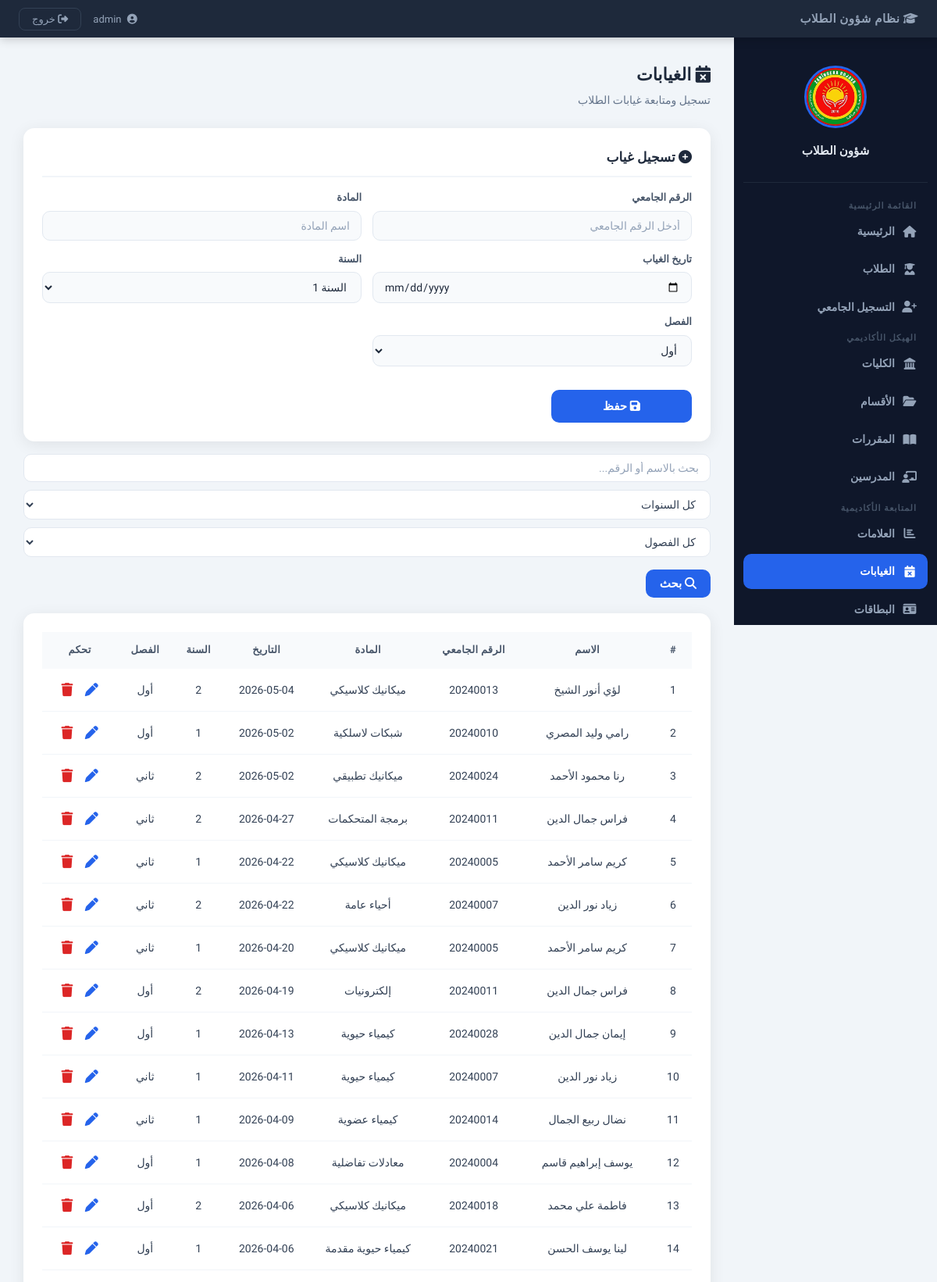
Page /?page=absences (signed in, upper part) on the committed database.
### tables this page shows
CREATE TABLE absences (
    id           INTEGER PRIMARY KEY AUTOINCREMENT,
    student_id   INTEGER NOT NULL,
    subject      TEXT    NOT NULL,
    absence_date TEXT    NOT NULL,
    year         TEXT    NOT NULL,
    semester     TEXT    NOT NULL,
    created_at   TEXT    DEFAULT (datetime('now')),
    FOREIGN KEY (student_id) REFERENCES students(id) ON DELETE CASCADE
);

CREATE TABLE students (
    id            INTEGER PRIMARY KEY AUTOINCREMENT,
    university_id TEXT    NOT NULL UNIQUE,
    name          TEXT    NOT NULL,
    faculty       TEXT,
    department    TEXT,
    birth_place   TEXT,
    birth_date    TEXT,
    address       TEXT,
    phone         TEXT,
    mother_name   TEXT,
    father_name   TEXT,
    gender        TEXT    DEFAULT 'ذكر',
    status        TEXT    DEFAULT 'active',
    image         TEXT,
    created_at    TEXT    DEFAULT (datetime('now')),
    updated_at    TEXT    DEFAULT (datetime('now'))
);

### app/Core/Database.php (called while the page is built, shortened)
<?php
class Database
{
    private static ?PDO $instance = null;
    public static function getInstance(): PDO
    {
        if (self::$instance === null) {
            if (DB_DRIVER === 'sqlite') {
                $pdo = new PDO('sqlite:' . DB_PATH);
                $pdo->exec('PRAGMA foreign_keys = ON;');
            } elseif (DB_DRIVER === 'mysql') {
                $dsn = "mysql:host=" . DB_HOST . ";dbname=" . DB_NAME . ";charset=" . DB_CHARSET;
                $pdo = new PDO($dsn, DB_USER, DB_PASS);
            } else {
                throw new RuntimeException('DB_DRIVER غير مدعوم');
            }
            $pdo->setAttribute(PDO::ATTR_ERRMODE,            PDO::ERRMODE_EXCEPTION);
            $pdo->setAttribute(PDO::ATTR_DEFAULT_FETCH_MODE, PDO::FETCH_ASSOC);
            self::$instance = $pdo;
        }
        return self::$instance;
    }
}

### app/Core/BaseModel.php (called while the page is built, shortened)
<?php
abstract class BaseModel
{
    public function __construct()
    {
        $this->db = Database::getInstance();
    }
}

### app/Models/Absence.php (called while the page is built, shortened)
<?php
class Absence extends BaseModel
{
    public function allWithStudent(string $q = '', string $year = '', string $sem = ''): array
    {
        $where = ['1=1'];
        $p     = [];
        $s = $this->db->prepare(
            "SELECT a.*, s.name AS student_name, s.university_id
             FROM absences a JOIN students s ON a.student_id = s.id
             WHERE " . implode(' AND ', $where) . "
             ORDER BY a.absence_date DESC"
        );
        $s->execute($p);
        return $s->fetchAll();
    }
}

### views/pages/absences.php (the view, shortened to what this page needs)
<?php
$absences = $data['absences'] ?? [];
$q        = htmlspecialchars($_GET['q']        ?? '');
?>
<div class="page-header">
  <h1><i class="fa-solid fa-calendar-xmark"></i> الغيابات</h1>
  <p>تسجيل ومتابعة غيابات الطلاب</p>
</div>
<div class="card">
  <h3><i class="fa-solid fa-plus-circle"></i> تسجيل غياب</h3>
  <form method="POST" action="/std_1_student_manager/controllers/router.php">
    <div class="form-grid">
      <div class="form-group">
        <label>الرقم الجامعي</label>
        <input type="text" name="university_id" placeholder="أدخل الرقم الجامعي" required>
      </div>
      <div class="form-group">
        <label>المادة</label>
        <input type="text" name="subject" placeholder="اسم المادة" required>
      </div>
      <div class="form-group">
        <label>تاريخ الغياب</label>
        <input type="date" name="absence_date" required>
      </div>
      <div class="form-group">
        <label>السنة</label>
        <select name="year">
          <option value="1">السنة 1</option>
        </select>
      </div>
      <div class="form-group">
        <label>الفصل</label>
        <select name="semester">
          <option value="أول">أول</option>
        </select>
      </div>
    </div>
    <br>
    <button type="submit" class="btn-submit" style="max-width:180px;">
      <i class="fa-solid fa-floppy-disk"></i> حفظ
    </button>
  </form>
</div>
<form method="GET" class="filters-bar" style="margin-top:16px;">
  <input type="text" name="q" value="<?= $q ?>" placeholder="بحث بالاسم أو الرقم...">
  <select name="year">
    <option value="">كل السنوات</option>
  </select>
  <select name="semester">
    <option value="">كل الفصول</option>
  </select>
  <button type="submit" class="btn-submit" style="width:auto; padding:9px 18px;">
    <i class="fa-solid fa-magnifying-glass"></i> بحث
  </button>
</form>
<div class="card">
  <div class="table-wrapper">
    <table>
      <thead>
        <tr>
          <th>#</th>
          <th>الاسم</th>
          <th>الرقم الجامعي</th>
          <th>المادة</th>
          <th>التاريخ</th>
          <th>السنة</th>
          <th>الفصل</th>
          <th>تحكم</th>
        </tr>
      </thead>
      <tbody>
        <?php if (empty($absences)): ?>
          <tr><td colspan="8" style="color:#94a3b8; padding:30px;">لا توجد غيابات مسجلة</td></tr>
        <?php else: ?>
          <?php foreach ($absences as $i => $a): ?>
          <tr>
            <td><?= $i + 1 ?></td>
            <td><?= htmlspecialchars($a['student_name']) ?></td>
            <td><?= htmlspecialchars($a['university_id']) ?></td>
            <td><?= htmlspecialchars($a['subject']) ?></td>
            <td><?= htmlspecialchars($a['absence_date']) ?></td>
            <td><?= htmlspecialchars($a['year']) ?></td>
            <td><?= htmlspecialchars($a['semester']) ?></td>
            <td>
              <button class="edit-btn"
                      onclick="openAbsenceEdit(<?= htmlspecialchars(json_encode($a)) ?>)"
                      title="تعديل">
                <i class="fa-solid fa-pen"></i>
              </button>
              <form method="POST" action="/std_1_student_manager/controllers/router.php"
                    style="display:inline"
                    onsubmit="return confirm('حذف هذا الغياب؟')">
                <button type="submit" class="delete-btn" title="حذف">
                  <i class="fa-solid fa-trash"></i>
                </button>
              </form>
            </td>
          </tr>
          <?php endforeach; ?>
        <?php endif; ?>
      </tbody>
    </table>
  </div>
</div>

### assets/css/main.css (style rules this page uses)
:root { --primary: #2563eb; --primary-dk: #1d4ed8; --dark: #0f172a; --sidebar-w: 260px; --header-h: 48px; --radius: 14px; --shadow: 0 4px 20px rgba(0,0,0,.08); --font: 'Cairo', 'Segoe UI', Tahoma, sans-serif; }
*, *::before, *::after { box-sizing: border-box; margin: 0; padding: 0; }
body { font-family: var(--font); background: #f1f5f9; color: var(--dark); font-size: 15px; line-height: 1.6; }
.card { background: white; padding: 24px; border-radius: var(--radius); box-shadow: var(--shadow); margin-top: 20px; }
.card h3 { font-size: 17px; font-weight: 700; color: #1e293b; margin-bottom: 16px; padding-bottom: 10px; border-bottom: 2px solid #f1f5f9; }
.table-wrapper { overflow-x: auto; }
table { width: 100%; border-collapse: collapse; font-size: 14px; }
thead tr { background: #f8fafc; }
th { padding: 13px 14px; text-align: center; color: #475569; font-weight: 700; font-size: 13px; text-transform: uppercase; letter-spacing: .3px; white-space: nowrap; }
td { padding: 12px 14px; text-align: center; border-bottom: 1px solid #f1f5f9; color: #334155; }
button { font-family: var(--font); cursor: pointer; }
.edit-btn { background: none; border: none; font-size: 17px; cursor: pointer; padding: 5px 6px; border-radius: 6px; color: #2563eb; transition: background .15s; width: auto; }
.delete-btn { background: none; border: none; font-size: 17px; cursor: pointer; padding: 5px 6px; border-radius: 6px; color: #dc2626; transition: background .15s; width: auto; }
.page-header { margin-bottom: 24px; }
.page-header h1 { font-size: 22px; font-weight: 700; color: #1e293b; }
.page-header p { color: #64748b; font-size: 14px; margin-top: 4px; }
.filters-bar { display: flex; flex-wrap: wrap; gap: 10px; margin-bottom: 16px; align-items: center; }
.filters-bar input, .filters-bar select { padding: 9px 14px; border: 1px solid #e2e8f0; border-radius: 10px; font-family: var(--font); font-size: 14px; background: white; color: #334155; outline: none; transition: border-color .2s; margin-bottom: 0; }

### assets/css/forms.css (style rules this page uses)
.form-grid { display: grid; grid-template-columns: 1fr 1fr; gap: 14px; }
.form-group { display: flex; flex-direction: column; gap: 6px; }
.form-group label { font-size: 13px; font-weight: 600; color: #475569; }
input, select, textarea { width: 100%; padding: 10px 14px; border: 1px solid #e2e8f0; border-radius: 10px; font-family: var(--font); font-size: 14px; color: #1e293b; background: #f8fafc; outline: none; transition: border-color .2s, box-shadow .2s; margin-bottom: 0; }
input::placeholder { color: #94a3b8; }
.btn-submit { width: 100%; padding: 12px; background: var(--primary); color: white; border: none; border-radius: 10px; font-size: 15px; font-weight: 700; font-family: var(--font); cursor: pointer; transition: .2s; margin-top: 6px; }

### rows in the picture
absences: student.name "لؤي أنور الشيخ", student.university_id "20240013", subject "ميكانيك كلاسيكي", absence_date "2026-05-04", year "2", semester "أول"
absences: student.name "رامي وليد المصري", student.university_id "20240010", subject "شبكات لاسلكية", absence_date "2026-05-02", year "1", semester "أول"
absences: student.name "رنا محمود الأحمد", student.university_id "20240024", subject "ميكانيك تطبيقي", absence_date "2026-05-02", year "2", semester "ثاني"
absences: student.name "فراس جمال الدين", student.university_id "20240011", subject "برمجة المتحكمات", absence_date "2026-04-27", year "2", semester "ثاني"
absences: student.name "كريم سامر الأحمد", student.university_id "20240005", subject "ميكانيك كلاسيكي", absence_date "2026-04-22", year "1", semester "ثاني"
absences: student.name "زياد نور الدين", student.university_id "20240007", subject "أحياء عامة", absence_date "2026-04-22", year "2", semester "ثاني"
absences: student.name "كريم سامر الأحمد", student.university_id "20240005", subject "ميكانيك كلاسيكي", absence_date "2026-04-20", year "1", semester "ثاني"
absences: student.name "فراس جمال الدين", student.university_id "20240011", subject "إلكترونيات", absence_date "2026-04-19", year "2", semester "أول"
absences: student.name "إيمان جمال الدين", student.university_id "20240028", subject "كيمياء حيوية", absence_date "2026-04-13", year "1", semester "أول"
absences: student.name "زياد نور الدين", student.university_id "20240007", subject "كيمياء حيوية", absence_date "2026-04-11", year "1", semester "ثاني"
absences: student.name "نضال ربيع الجمال", student.university_id "20240014", subject "كيمياء عضوية", absence_date "2026-04-09", year "1", semester "ثاني"
absences: student.name "يوسف إبراهيم قاسم", student.university_id "20240004", subject "معادلات تفاضلية", absence_date "2026-04-08", year "1", semester "أول"
absences: student.name "فاطمة علي محمد", student.university_id "20240018", subject "ميكانيك كلاسيكي", absence_date "2026-04-06", year "2", semester "أول"
absences: student.name "لينا يوسف الحسن", student.university_id "20240021", subject "كيمياء حيوية مقدمة", absence_date "2026-04-06", year "1", semester "أول"
